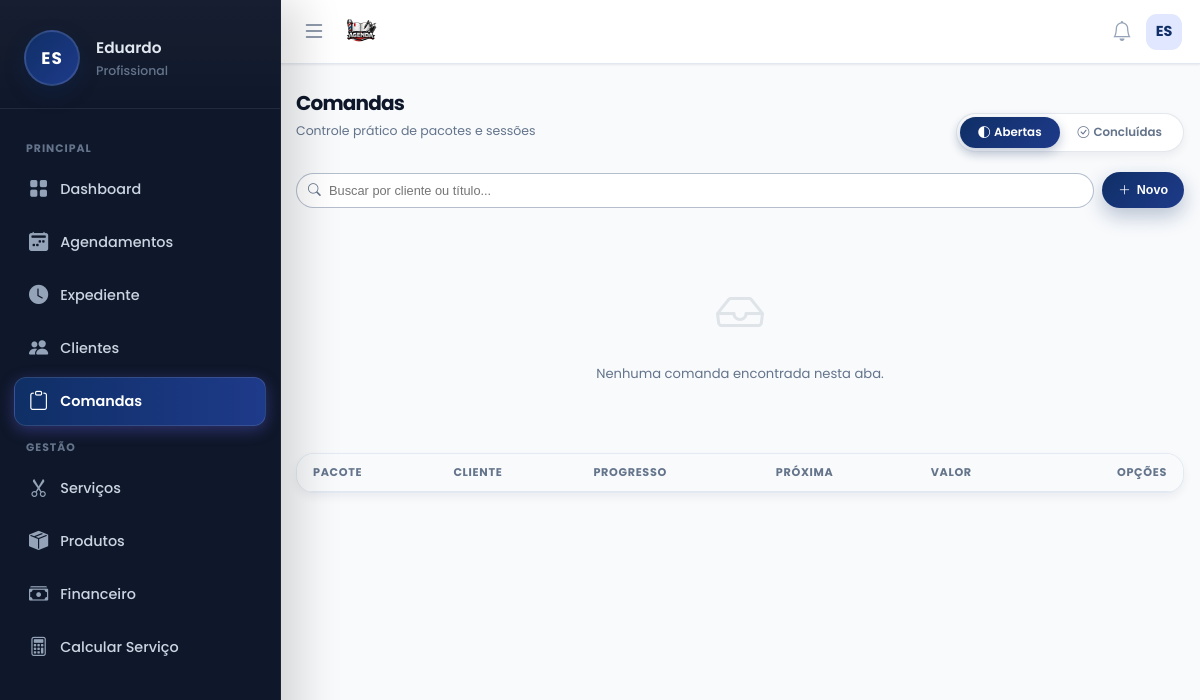
The page /pages/comandas/comandas.php (signed in) on the database as committed earlier.
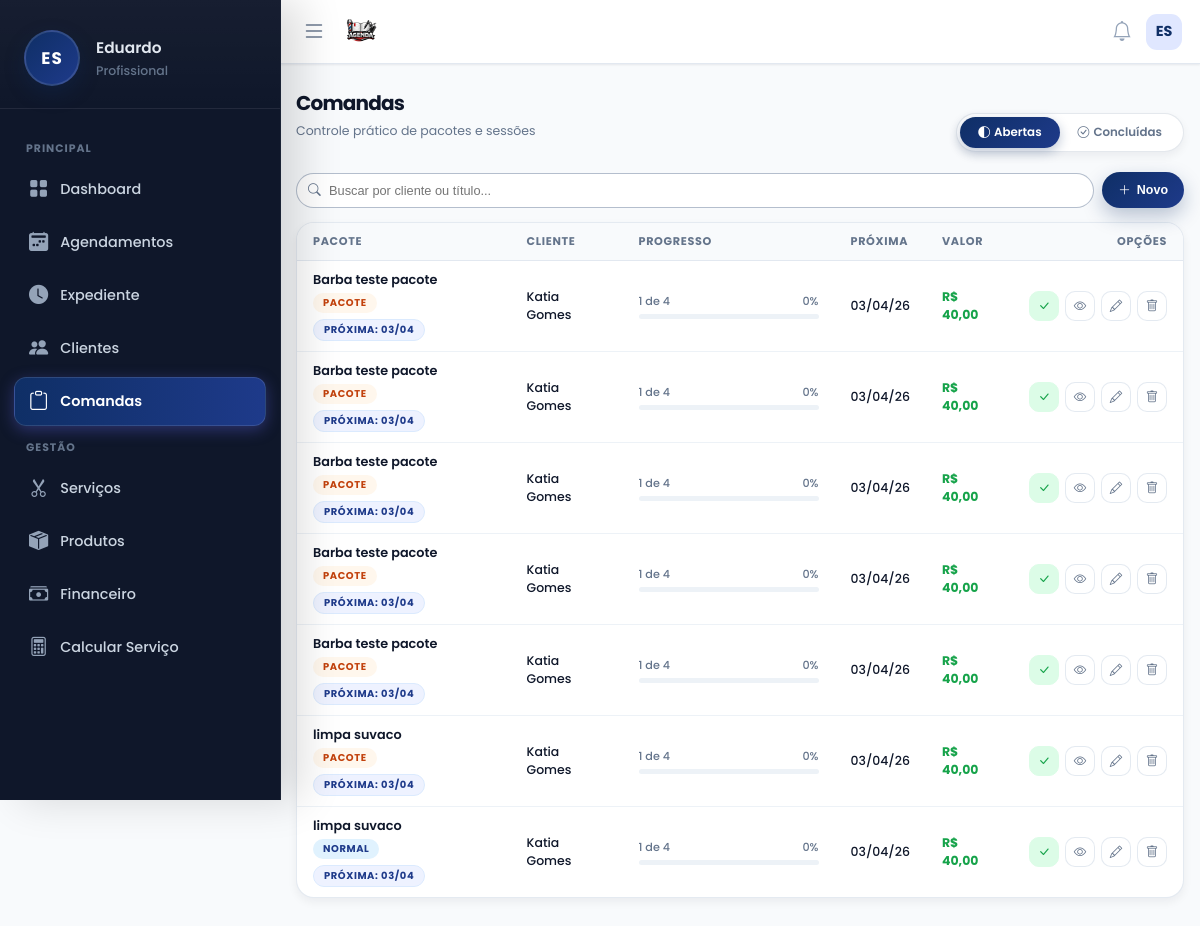
The same page on the database as committed later.
### tables this page shows
CREATE TABLE usuarios (
        id INTEGER PRIMARY KEY AUTOINCREMENT,
        nome TEXT, email TEXT, telefone TEXT, foto TEXT, biografia TEXT,
        cep TEXT, endereco TEXT, numero TEXT, bairro TEXT, cidade TEXT, estado TEXT,
        criado_em DATETIME DEFAULT CURRENT_TIMESTAMP
    , senha TEXT, estabelecimento TEXT, cor_tema TEXT DEFAULT '#4f46e5', ultimo_login DATETIME, ativo INTEGER DEFAULT 1, data_expiracao DATE, is_vitalicio INTEGER DEFAULT 0, quem_indicou TEXT, valor_mensalidade REAL DEFAULT 19.90, indicado_por TEXT, valor_mensal REAL DEFAULT 19.90, token_recuperacao TEXT, token_validade DATETIME, tipo_estabelecimento TEXT DEFAULT 'Salão de Beleza', instagram TEXT, cpf TEXT, lembrete_email_ativo INTEGER DEFAULT 0, lembrete_email_tempo INTEGER DEFAULT 4, lembrete_email_unidade TEXT DEFAULT 'horas', lembrete_email_cliente INTEGER DEFAULT 1, lembrete_email_confirmar INTEGER DEFAULT 0, lembrete_email_outro TEXT, lembrete_email_copia INTEGER DEFAULT 0, agendamento_min_antecedencia INTEGER DEFAULT 4, agendamento_min_unidade TEXT DEFAULT 'horas', receber_email_diario INTEGER DEFAULT 0, is_teste INTEGER DEFAULT 0, vendedor_id INTEGER);

CREATE TABLE comandas (
        id INTEGER PRIMARY KEY AUTOINCREMENT,
        user_id INTEGER NOT NULL,
        tipo TEXT DEFAULT 'normal', -- normal ou pacote
        descricao TEXT,
        cliente_id INTEGER,
        cliente_nome TEXT,
        data_inicio DATE NOT NULL,
        data_fim DATE,
        proxima_data DATE,
        numero_atendimentos INTEGER DEFAULT 0,
        total_recorrencias INTEGER DEFAULT 1,
        valor_total REAL DEFAULT 0,
        valor_pago REAL DEFAULT 0,
        desconto_tipo TEXT DEFAULT 'valor', -- valor ou porcentagem
        desconto_valor REAL DEFAULT 0,
        valor_liquido REAL DEFAULT 0,
        servico_id INTEGER,
        servico_nome TEXT,
        pacote_id INTEGER,
        pacote_nome TEXT,
        status TEXT DEFAULT 'aberta', -- aberta, fechada, cancelada
        criado_em DATETIME DEFAULT CURRENT_TIMESTAMP
    , titulo TEXT, qtd_total INTEGER DEFAULT 1, created_at DATETIME DEFAULT CURRENT_TIMESTAMP, frequencia TEXT DEFAULT 'unico', serie_id TEXT);

### pages/comandas/comandas.php (the view, shortened to what the rows shown need)
<?php
require_once __DIR__ . '/../../includes/db.php';
$uid = (int)$_SESSION['user_id'];
$filtro_status = $_GET['tab'] ?? 'aberta';
$sql = "SELECT c.*, cli.nome AS c_nome, s.nome AS servico_nome,
        (SELECT COUNT(*) FROM comanda_itens WHERE comanda_id = c.id AND status = 'realizado') AS feitos,
        (SELECT data_prevista FROM comanda_itens WHERE comanda_id = c.id AND status = 'pendente' ORDER BY data_prevista ASC LIMIT 1) AS proxima
        FROM comandas c
        JOIN clientes cli ON c.cliente_id = cli.id
        LEFT JOIN servicos s ON c.servico_id = s.id
        WHERE c.user_id = :uid AND c.status = :status";
$sql .= " ORDER BY c.data_inicio DESC";
$stmt = $pdo->prepare($sql);
$stmt->bindValue(':uid', $uid);
$stmt->bindValue(':status', $filtro_status);
$stmt->execute();
$lista = $stmt->fetchAll(PDO::FETCH_ASSOC);
include '../../includes/header.php';
include '../../includes/menu.php';
?>
<link rel="stylesheet" href="https://cdn.jsdelivr.net/npm/bootstrap-icons@1.10.5/font/bootstrap-icons.css">
<div class="app-container">
    <div class="app-header">
        <div class="page-title">
            <h1>Comandas</h1>
        </div>
    </div>
    <div class="desktop-table">
        <table>
            <thead>
                <tr>
                    <th>Pacote</th>
                    <th>Cliente</th>
                    <th>Progresso</th>
                    <th>Próxima</th>
                    <th>Valor</th>
                    <th style="text-align:right">Opções</th>
                </tr>
            </thead>
            <tbody>
                <?php foreach($lista as $c):
                    $percent = ($c['qtd_total'] > 0) ? ($c['feitos'] / $c['qtd_total']) * 100 : 0;
                    $percent = min(100, max(0, $percent));
                    $sessaoAtual = ($c['status'] === 'aberta') ? min($c['feitos'] + 1, max(1, (int)$c['qtd_total'])) : max(1, (int)$c['qtd_total']);
                    $dataJson = htmlspecialchars(json_encode($c), ENT_QUOTES, 'UTF-8');
                ?>
                <tr>
                    <td>
                        <div style="font-weight:600; color:var(--text-main); font-size:0.8rem;"><?= htmlspecialchars($c['titulo']) ?></div>
                        <div style="display:flex; gap:6px; align-items:center; margin-top:4px; flex-wrap:wrap;">
                            <span class="badge-pill badge-<?= $c['tipo']=='pacote'?'orange':'blue' ?>"><?= ucfirst($c['tipo']) ?></span>
                            <span class="badge-pill badge-next">
                                Próxima: <?= $c['proxima'] ? date('d/m', strtotime($c['proxima'])) : '--' ?>
                            </span>
                        </div>
                    </td>
                    <td><?= htmlspecialchars($c['c_nome']) ?></td>
                    <td style="width:180px;">
                        <div style="display:flex; justify-content:space-between; font-size:0.7rem; color:var(--text-muted); margin-bottom:3px;">
                            <span><?= $sessaoAtual ?> de <?= $c['qtd_total'] ?></span>
                            <span><?= round($percent) ?>%</span>
                        </div>
                        <div class="prog-bar">
                        </div>
                    </td>
                    <td>
                        <?= $c['proxima'] ? date('d/m/y', strtotime($c['proxima'])) : '<span class="text-muted">--</span>' ?>
                    </td>
                    <td style="font-weight:700; color:var(--success);">R$ <?= number_format($c['valor_total'], 2, ',', '.') ?></td>
                    <td>
                        <div style="display:flex; justify-content:flex-end; gap:6px;">
                            <?php if($c['status'] == 'aberta'): ?>
                                <button
                                    onclick="abrirConfirmacao(<?= $c['id'] ?>, '<?= htmlspecialchars($c['c_nome'], ENT_QUOTES) ?>', <?= $c['feitos'] ?>, <?= $c['qtd_total'] ?>)"
                                    class="btn-icon"
                                    style="color:var(--success); border-color:var(--success-bg); background:var(--success-bg);"
                                    title="Confirmar prÃ³xima sessão">
                                    <i class="bi bi-check-lg"></i>
                                </button>
                            <?php endif; ?>
                            <button onclick="abrirDetalhesComanda(<?= $c['id'] ?>)" class="btn-icon" title="Ver sessoes">
                                <i class="bi bi-eye"></i>
                            </button>
                            <button onclick='editarComanda(<?= $dataJson ?>)' class="btn-icon" title="Editar Titulo">
                                <i class="bi bi-pencil"></i>
                            </button>
                            <button onclick="excluirComanda(<?= $c['id'] ?>)" class="btn-icon del" title="Excluir comanda">
                                <i class="bi bi-trash"></i>
                            </button>
                        </div>
                    </td>
                </tr>
                <?php endforeach; ?>
            </tbody>
        </table>
    </div>
</div>

### includes/menu.php (shortened to what the rows shown need)
<?php
$userRole     = 'Profissional';
$iniciais     = 'V';
$firstName    = 'Visitante';
if (isset($pdo) && isset($_SESSION['user_id'])) {
    $stmtUser = $pdo->prepare("SELECT nome, email, estabelecimento FROM usuarios WHERE id = ? LIMIT 1");
    $stmtUser->execute([$_SESSION['user_id']]);
    $dadoUsuario = $stmtUser->fetch(PDO::FETCH_ASSOC);
    if ($dadoUsuario && !empty($dadoUsuario['nome'])) {
        $userName = $dadoUsuario['nome'];
        $partesNome = explode(' ', trim($userName));
        $firstName  = $partesNome[0];
        $primeiraLetra = mb_substr($partesNome[0], 0, 1);
        $ultimaLetra   = '';
        if (count($partesNome) > 1) {
            $ultimoNome  = end($partesNome);
            $ultimaLetra = mb_substr($ultimoNome, 0, 1);
        }
        $iniciais = strtoupper($primeiraLetra . $ultimaLetra);
    }
}
?>
<link rel="stylesheet" href="https://cdn.jsdelivr.net/npm/bootstrap-icons@1.11.3/font/bootstrap-icons.min.css">
<nav class="app-navbar">
    <div style="display:flex; align-items:center; gap:10px;">
        <div style="position:relative;">
            <div class="navbar-avatar" id="userAvatarBtn">
                <?php echo $iniciais; ?>
            </div>
        </div>
    </div>
</nav>
<aside class="app-sidebar" id="sidebar">
    <div class="sidebar-header">
        <div class="avatar-circle">
            <?php echo $iniciais; ?>
        </div>
        <div class="user-info">
            <h4><?php echo htmlspecialchars($firstName); ?></h4>
            <span><?php echo htmlspecialchars($userRole); ?></span>
        </div>
    </div>
</aside>

Rows that differ between the two databases and show on the page:
added comandas: titulo "Barba teste pacote", tipo "PACOTE", proxima "03/04", c_nome "Katia Gomes", sessaoAtual "1", qtd_total "4", percent "0", proxima "03/04/26", valor_total "40,00"
added comandas: titulo "Barba teste pacote", tipo "PACOTE", proxima "03/04", c_nome "Katia Gomes", sessaoAtual "1", qtd_total "4", percent "0", proxima "03/04/26", valor_total "40,00"
added comandas: titulo "Barba teste pacote", tipo "PACOTE", proxima "03/04", c_nome "Katia Gomes", sessaoAtual "1", qtd_total "4", percent "0", proxima "03/04/26", valor_total "40,00"
added comandas: titulo "Barba teste pacote", tipo "PACOTE", proxima "03/04", c_nome "Katia Gomes", sessaoAtual "1", qtd_total "4", percent "0", proxima "03/04/26", valor_total "40,00"
added comandas: titulo "Barba teste pacote", tipo "PACOTE", proxima "03/04", c_nome "Katia Gomes", sessaoAtual "1", qtd_total "4", percent "0", proxima "03/04/26", valor_total "40,00"
added comandas: titulo "limpa suvaco", tipo "PACOTE", proxima "03/04", c_nome "Katia Gomes", sessaoAtual "1", qtd_total "4", percent "0", proxima "03/04/26", valor_total "40,00"
added comandas: titulo "limpa suvaco", tipo "NORMAL", proxima "03/04", c_nome "Katia Gomes", sessaoAtual "1", qtd_total "4", percent "0", proxima "03/04/26", valor_total "40,00"
Other text that changed with them:
text no longer shown: "Nenhuma comanda encontrada nesta aba."
